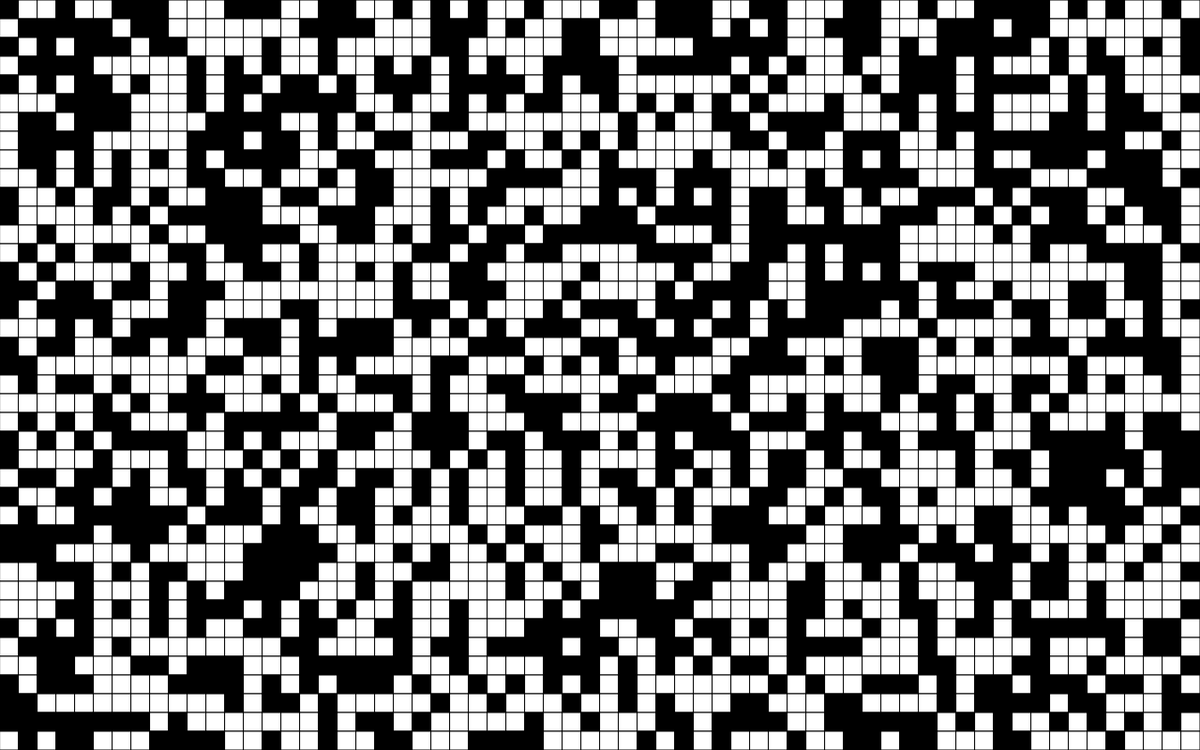
Frame 1 (no input)
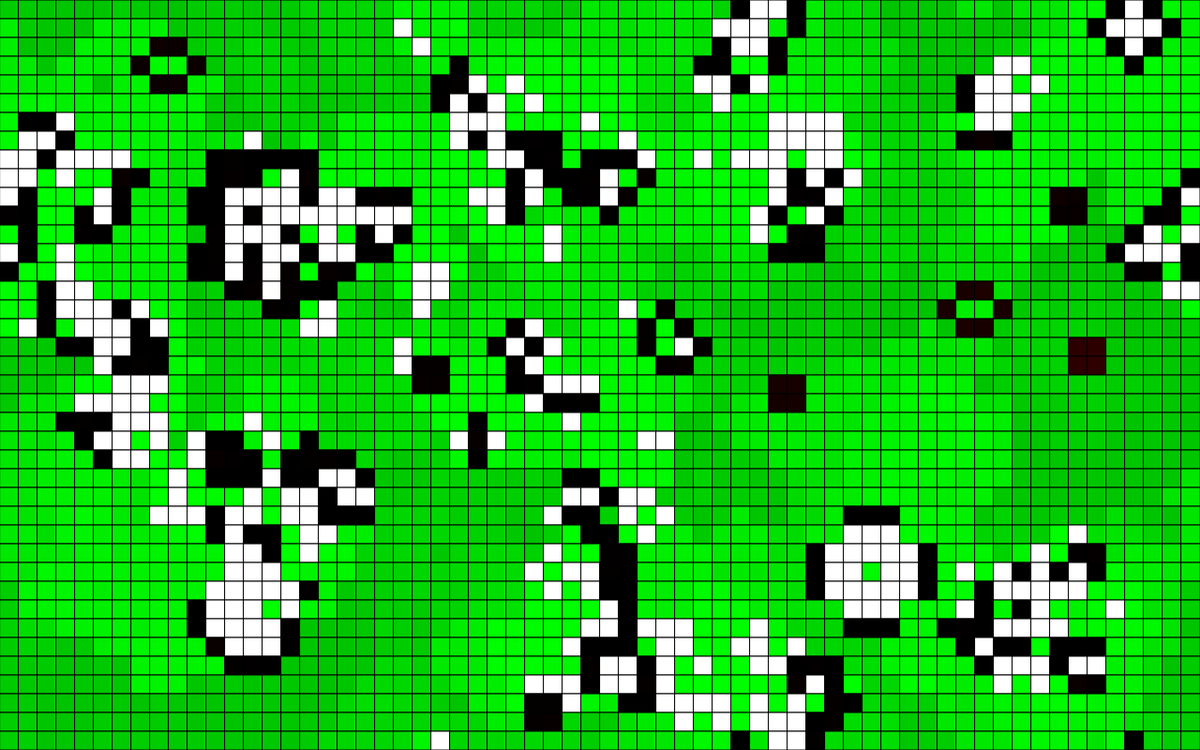
Frame 60 (no input)
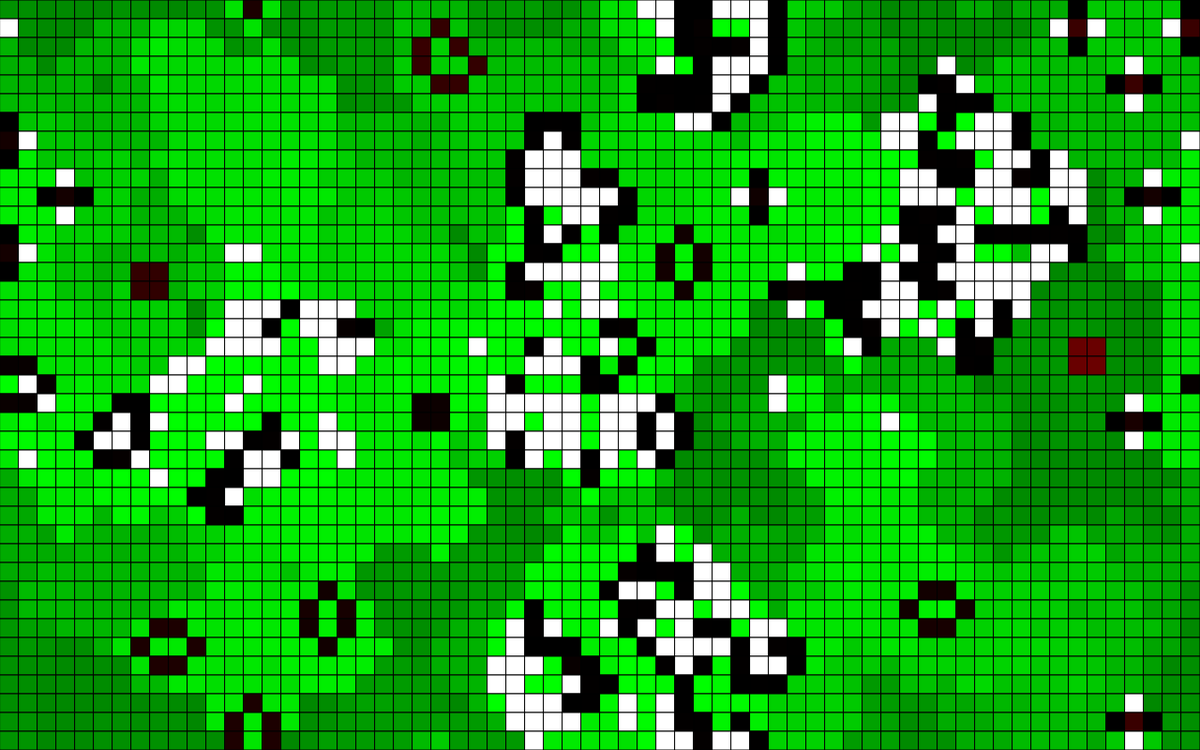
Frame 120 (the mouse pressed at the canvas centre since frame 60)

The p5.js sketch that drew these frames (run headless with seeded random() and noise() and a simulated clock; from frame 60 on, the mouse is pressed at the canvas centre):

// p5.js sketch
// ── sketch.js
function make2DArray(cols, rows) {
  let arr = new Array(cols);
  for (let i = 0; i < arr.length; i++) {
    arr[i] = new Array(rows);
  }
  return arr;
}

let grid;
let cols;
let rows;
let resolution = 20;
let iterations = 1000;

function setup() {
  createCanvas(1280, 800);

  cols = floor(width / resolution);
  rows = floor(height / resolution);

  grid = make2DArray(cols, rows);
  for (let i = 0; i < cols; i++) {
    for (let j = 0; j < rows; j++) {
      grid[i][j] = new Cell();
    }
  }
}

function draw() {
  background(255);

  let x, y, cell;
  for (let i = 0; i < cols; i++) {
    for (let j = 0; j < rows; j++) {
      x = i * resolution;
      y = j * resolution;
      cell = grid[i][j];

      if (cell.alive) {
        fill(cell.age, 0, 0);
      } else if (cell.age < 0) {
        fill(0, 255 + cell.age, 0);
      } else {
        fill(255);
      }

      stroke(0);
      rect(x, y, resolution, resolution);
    }
  }

  let next = make2DArray(cols, rows);

  let live, sum, neighbors;
  // Compute next based on grid
  for (let i = 0; i < cols; i++) {
    for (let j = 0; j < rows; j++) {
      cell = grid[i][j];
      live = grid[i][j].alive ? 1 : 0;

      // Count live neighbors!
      sum = 0;
      neighbors = countNeighbors(grid, i, j);

      if (!cell.alive && neighbors == 3) {
        live = 1;
      } else if (cell.alive && (neighbors < 2 || neighbors > 3)) {
        live = 0;
      }

      next[i][j] = new Cell();
      next[i][j].alive = live;
      if (cell.alive) {
        next[i][j].age = cell.age + 1;
      } else if (!next[i][j].alive) {
        next[i][j].age = cell.age - 1;
      }
    }
  }

  grid = next;

  if (iterations == 0) {
    noLoop();
  }
  iterations -= 1;
}


function countNeighbors(grid, x, y) {
  let sum = 0;
  for (let i = -1; i < 2; i++) {
    for (let j = -1; j < 2; j++) {
      let col = (x + i + cols) % cols;
      let row = (y + j + rows) % rows;
      sum += grid[col][row].alive ? 1 : 0;
    }
  }
  sum -= grid[x][y].alive ? 1 : 0;
  return sum;
}

// ── cell.js
class Cell {
  constructor() {
    this.alive = floor(random(2));
    this.age = 0;
  }
}
